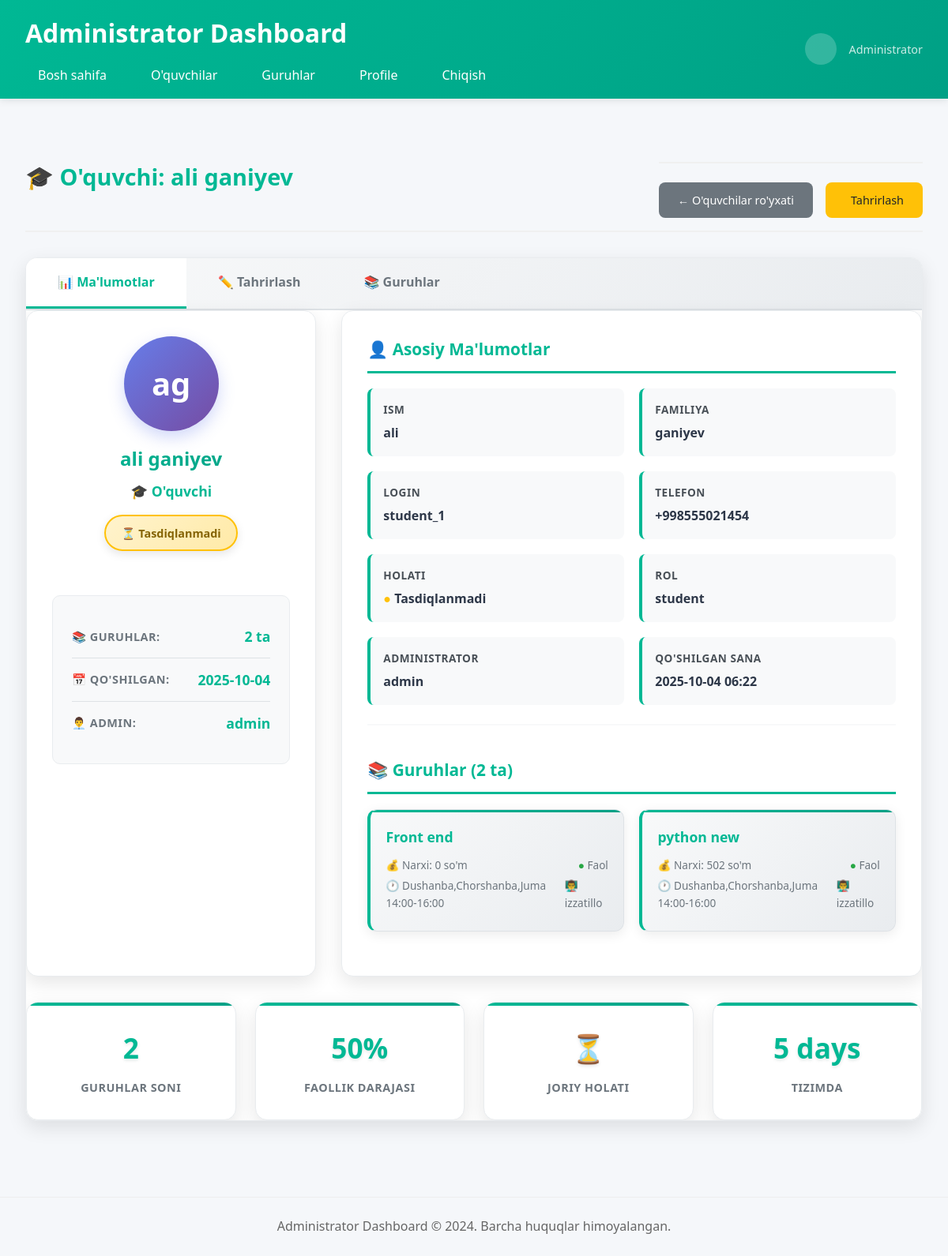
Page /administrator/admin/oquvchilar/16ed1e27-1e60-4c21-9425-8b8649d5be14/ on the committed database.
### students/models.py (models this page shows, shortened)
class Students(models.Model):
    class Status(models.TextChoices):
        APPROVED = "approved", "Tasdiqlangan"
        NOT_CONFIRMED = "not_confirmed", "Tasdiqlanmadi"
        GROUP = "group", "Grupada"
    uuid = models.UUIDField(primary_key=True, default=uuid.uuid4, editable=False)
    username = models.CharField(max_length=100)
    password = models.CharField(max_length=128)  # Hash uchun
    phone_number = models.CharField(max_length=50)
    first_name = models.CharField(max_length=100)
    last_name = models.CharField(max_length=100)
    status = models.CharField(
        max_length=30,
        choices=Status.choices,
        default=Status.NOT_CONFIRMED,
    )
    about_student = models.TextField(blank=True,default="")
    role = models.CharField(max_length=50, default="student")
    admistrator = models.CharField(max_length=100)
    created_ad = models.DateTimeField(default=timezone.now)
    groups = models.ManyToManyField(Groups, related_name="students", blank=True)

### groups/models.py (models this page shows)
class Groups(models.Model):
    class Status(models.TextChoices):
        ACTIVE = "active", "Faol"
        INACTIVE = "inactive", "Tugagan"
    title = models.CharField(max_length=50)
    teacher = models.ForeignKey(Teachers,on_delete=models.DO_NOTHING)
    group_price = models.IntegerField(default=0)
    status = models.CharField(
        max_length=30,
        choices=Status.choices,
        default=Status.ACTIVE,
    )
    hwo_created = models.CharField(max_length=100,default='admin')
    group_time = models.CharField(default="Dushanba,Chorshanba,Juma 14:00-16:00")
    created_at = models.DateTimeField(default=timezone.now)

### teachers/models.py (models this page shows, shortened)
class Teachers(models.Model):
    username = models.CharField(max_length=100, unique=True)
    password = models.CharField(max_length=128)  # Hash uchun kattaroq maydon
    first_name = models.CharField(max_length=100)
    last_name = models.CharField(max_length=100)
    direction = models.CharField(max_length=100)
    phone_number = models.CharField(max_length=30)
    role = models.CharField(max_length=50, default="teacher")
    created_at = models.DateTimeField(default=timezone.now)

### admistrators/views.py (the view)
# urls.py: path('admin/oquvchilar/<uuid:student_uuid>/', views.student_detail, name='admin_student_detail'),
def student_detail(request, student_uuid):
    try:
        student = Students.objects.get(uuid=student_uuid)
        student_groups = student.groups.all()
        all_groups = Groups.objects.all()
        context = {
            'student': student,
            'student_groups': student_groups,
            'groups_count': student_groups.count(),
            'all_groups': all_groups,
        }
        return render(request, 'administrator/student_detail.html', context)
    except Students.DoesNotExist:
        messages.error(request, "O'quvchi topilmadi")
        return redirect('admin_oquvchilar')

### templates/administrator/student_detail.html (shortened to what this page needs)
{% extends 'administrator/base.html' %}
{% load static %}
{% block content %}
<div class="page-header">
    <h2 class="page-title">🎓 O'quvchi: {{ student.first_name }} {{ student.last_name }}</h2>
    <div class="action-buttons">
        <a href="{% url 'admin_oquvchilar' %}" class="btn-secondary btn">
            ← O'quvchilar ro'yxati
        </a>
        <button onclick="openEditModal()" class="btn-warning btn">
             Tahrirlash
        </button>
    </div>
</div>
<div class="tab-container">
    <div class="tab-buttons">
        <button class="tab-button active" onclick="openTab('info')">📊 Ma'lumotlar</button>
        <button class="tab-button" onclick="openTab('edit')">✏️ Tahrirlash</button>
        <button class="tab-button" onclick="openTab('groups')">📚 Guruhlar</button>
    </div>
    <div id="info-tab" class="tab-content active">
        <div class="profile-container">
            <div class="profile-card">
                <div class="profile-avatar">
                    {{ student.first_name|first }}{{ student.last_name|first }}
                </div>
                <div class="profile-name">
                    {{ student.first_name }} {{ student.last_name }}
                </div>
                <div class="profile-role">🎓 O'quvchi</div>
                <div class="status-badge {% if student.status == 'approved' %}status-approved{% elif student.status == 'not_confirmed' %}status-not-confirmed{% else %}status-group{% endif %}">
                    {% if student.status == 'approved' %}
                        ✅ Tasdiqlangan
                    {% elif student.status == 'not_confirmed' %}
                        ⏳ Tasdiqlanmadi
                    {% else %}
                        👥 Grupada
                    {% endif %}
                </div>
                <div class="quick-stats">
                    <div class="stat-item">
                        <span class="stat-label">📚 Guruhlar:</span>
                        <span class="stat-value">{{ groups_count }} ta</span>
                    </div>
                    <div class="stat-item">
                        <span class="stat-label">📅 Qo'shilgan:</span>
                        <span class="stat-value">{{ student.created_ad|date:"Y-m-d" }}</span>
                    </div>
                    <div class="stat-item">
                        <span class="stat-label">👨‍💼 Admin:</span>
                        <span class="stat-value">{{ student.admistrator }}</span>
                    </div>
                </div>
            </div>
            <div class="info-card">
                <div class="info-section">
                    <h3>👤 Asosiy Ma'lumotlar</h3>
                    <div class="info-grid">
                        <div class="info-item">
                            <span class="info-label">Ism</span>
                            <span class="info-value">{{ student.first_name }}</span>
                        </div>
                        <div class="info-item">
                            <span class="info-label">Familiya</span>
                            <span class="info-value">{{ student.last_name }}</span>
                        </div>
                        <div class="info-item">
                            <span class="info-label">Login</span>
                            <span class="info-value">{{ student.username }}</span>
                        </div>
                        <div class="info-item">
                            <span class="info-label">Telefon</span>
                            <span class="info-value">{{ student.phone_number }}</span>
                        </div>
                        <div class="info-item">
                            <span class="info-label">Holati</span>
                            <span class="info-value">
                                {% if student.status == 'approved' %}
                                    <span style="color: #28a745;">●</span> Tasdiqlangan
                                {% elif student.status == 'not_confirmed' %}
                                    <span style="color: #ffc107;">●</span> Tasdiqlanmadi
                                {% else %}
                                    <span style="color: #17a2b8;">●</span> Grupada
                                {% endif %}
                            </span>
                        </div>
                        <div class="info-item">
                            <span class="info-label">Rol</span>
                            <span class="info-value">{{ student.role }}</span>
                        </div>
                        <div class="info-item">
                            <span class="info-label">Administrator</span>
                            <span class="info-value">{{ student.admistrator }}</span>
                        </div>
                        <div class="info-item">
                            <span class="info-label">Qo'shilgan sana</span>
                            <span class="info-value">{{ student.created_ad|date:"Y-m-d H:i" }}</span>
                        </div>
                    </div>
                </div>
                <div class="info-section">
                    <h3>📚 Guruhlar ({{ groups_count }} ta)</h3>
                    {% if student_groups %}
                    <div class="groups-grid">
                        {% for group in student_groups %}
                        <div class="group-card">
                            <div class="group-name">{{ group.title }}</div>
                            <div class="group-info">
                                <span>💰 Narxi: {{ group.group_price }} so'm</span>
                                <span>
                                    {% if group.status == 'active' %}
                                    <span style="color: #28a745;">●</span> Faol
                                    {% else %}
                                    <span style="color: #dc3545;">●</span> Tugagan
                                    {% endif %}
                                </span>
                            </div>
                            <div class="group-info">
                                <span>🕐 {{ group.group_time }}</span>
                                <span>👨‍🏫 {{ group.teacher.first_name }}</span>
                            </div>
                        </div>
                        {% endfor %}
                    </div>
                    {% else %}
                    <div class="empty-groups">
                        <div>📚</div>
                        <p>O'quvchi hali hech qanday guruhga qo'shilmagan</p>
                    </div>
                    {% endif %}
                </div>
            </div>
        </div>
        <div class="stats-container">
            <div class="stat-card">
                <div class="stat-number">{{ groups_count }}</div>
                <div class="stat-label">Guruhlar Soni</div>
            </div>
            <div class="stat-card">
                <div class="stat-number">
                    {% if student.status == 'approved' %}
                        100%
                    {% elif student.status == 'not_confirmed' %}
                        50%
                    {% else %}
                        75%
                    {% endif %}
                </div>
                <div class="stat-label">Faollik Darajasi</div>
            </div>
            <div class="stat-card">
                <div class="stat-number">
                    {% if student.status == 'approved' %}
                        ✅
                    {% elif student.status == 'not_confirmed' %}
                        ⏳
                    {% else %}
                        👥
                    {% endif %}
                </div>
                <div class="stat-label">Joriy Holati</div>
            </div>
            <div class="stat-card">
                <div class="stat-number">{{ student.created_ad|timesince }}</div>
                <div class="stat-label">Tizimda</div>
            </div>
        </div>
    </div>
</div>
{% endblock %}

### templates/administrator/base.html (style rules this page uses)
* { margin: 0; padding: 0; box-sizing: border-box; font-family: 'Segoe UI', Tahoma, Geneva, Verdana, sans-serif; }
body { background-color: #f5f7fa; color: #333; line-height: 1.6; display: flex; flex-direction: column; min-height: 100vh; }

### rows in the picture
Students: first_name "ali", last_name "ganiyev", first_name|first "a", last_name|first "g", created_ad "2025-10-04", admistrator "admin", username "student_1", phone_number "+998555021454", role "student", created_ad "2025-10-04 06:22", created_ad "5 days"
Groups: title "Front end", group_price "0", status "Faol", group_time "Dushanba,Chorshanba,Juma 14:00-16:00", teacher.first_name "izzatillo"
Groups: title "python new", group_price "502", status "Faol", group_time "Dushanba,Chorshanba,Juma 14:00-16:00", teacher.first_name "izzatillo"

### other values in the picture
{{ groups_count }} "2"
